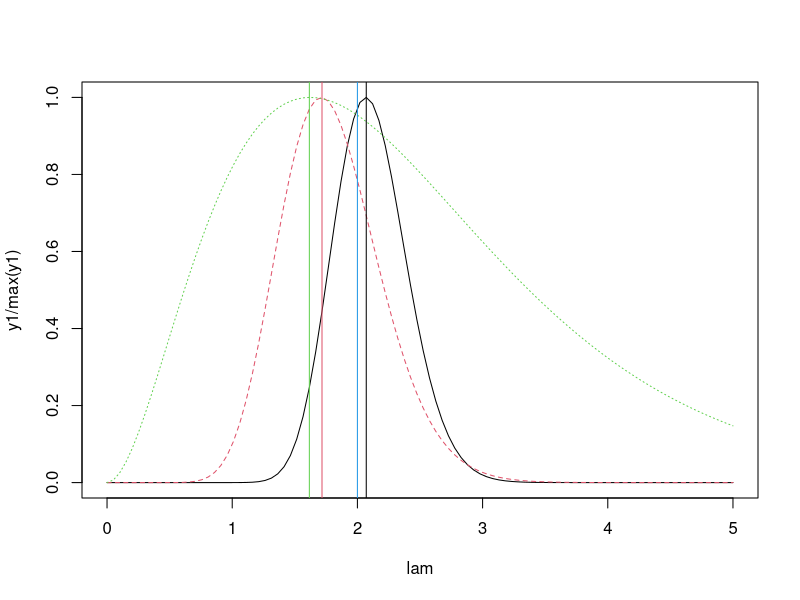

Source code (R):
## ---- chunk 1
#funciones de ver
#Obs exactas
lik1<-function(lam,tt){
  n<-length(tt)
  out<-1
  for (i in 1:n){
    out<-out*dexp(tt[i],lam)
  }
  out
}

#Obs excatas + censura por derecha
#(delta=1, exacta; delta=0, censura der.)
lik2<-function(lam,tt,delta){
  n<-length(tt)
  out<-1
  for (i in 1:n){
    out<-out*(dexp(tt[i],lam)^delta[i])*((1-pexp(tt[i],lam))^(1-delta[i]))
  }
  out
}
#Obs excatas + censura por derecha e izquierda
#(delta=1,exacta; delta=0,cens der; delta=2,cens izq)
lik3<-function(lam,tt,delta){
  n<-length(tt)
  out<-1
  for (i in 1:n){
    if (delta[i]==1) {out<-out*dexp(tt[i],lam)}
    if (delta[i]==0) {out<-out*(1-pexp(tt[i],lam))}
    if (delta[i]==2) {out<-out*pexp(tt[i],lam)}
  }
  out
}
#Obs excatas + cens der e izq + trunc izq 
#(delta=1,exacta; delta=0,cens der; delta=2,cens izq)
lik4<-function(lam,tt,delta,u=rep(0,times=length(tt))){
  n<-length(tt)
  out<-1
  for (i in 1:n){ if (is.na(tt[i])==FALSE) {
    if (delta[i]==1) {out<-out*dexp(tt[i],lam)/(1-pexp(u[i],lam))}
    if (delta[i]==0) {out<-out*(1-pexp(tt[i],lam))/(1-pexp(u[i],lam))}
    if (delta[i]==2) {out<-out*(pexp(tt[i],lam)-pexp(u[i],lam))/(1-pexp(u[i],lam))}
  }
  }
  out
}

## ---- chunk 2
set.seed(41) #jugar con la semilla
#Ex1
lam0<-2
n<-50 #number of simulations
x<-rexp(n,lam0) #sim

#Censura por derecha
lamc<-2
cen<-rexp(n,lamc)
tt<-ifelse(x<=cen,x,cen)
delta<-x
delta<-ifelse(x<=cen,1,0)
#cbind(x,cen,tt,delta)
propc<-1-sum(delta)/n
print(propc) #rate of censore
#Truncamiento izquierda
u<-seq(0.5,0.5,length.out=n)
ttrunc<-ifelse(tt>=u,tt,NA)
#cbind(x,tt,delta,u,ttrunc)
#Evaluacion
m<-100
lam<-seq(0,5,,m)
y1<-lik1(lam,x)
y2<-lik2(lam,tt,delta)
y3<-lik4(lam,ttrunc,delta,u)
par(mfrow=c(1,1))
plot(lam,y1/max(y1),type="l")
lines(lam,y2/max(y2),col=2,lty=2)
lines(lam,y3/max(y3),col=3,lty=3)
abline(v=lam0,col=4)
pos<-order(y1)[m]
abline(v=lam[pos],col=1,lty=1)
pos<-order(y2)[m]
abline(v=lam[pos],col=2,lty=1)
pos<-order(y3)[m]
abline(v=lam[pos],col=3,lty=1)
